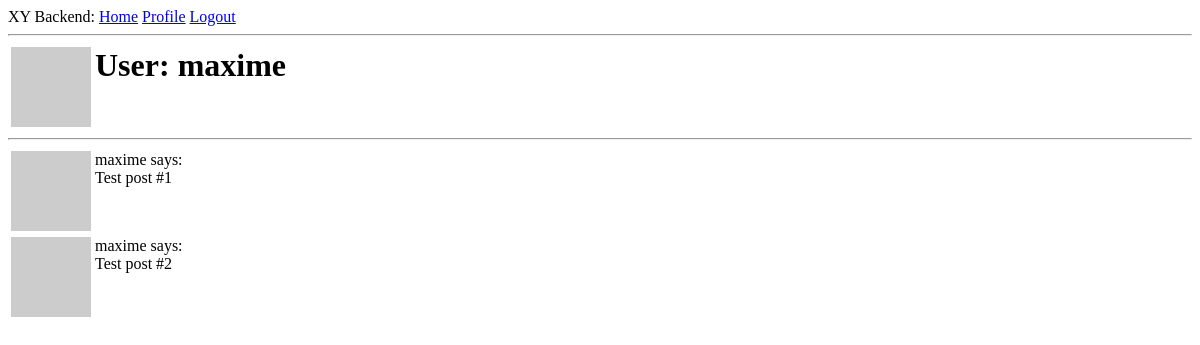
The page /user/maxime (signed in) on the database as committed earlier.
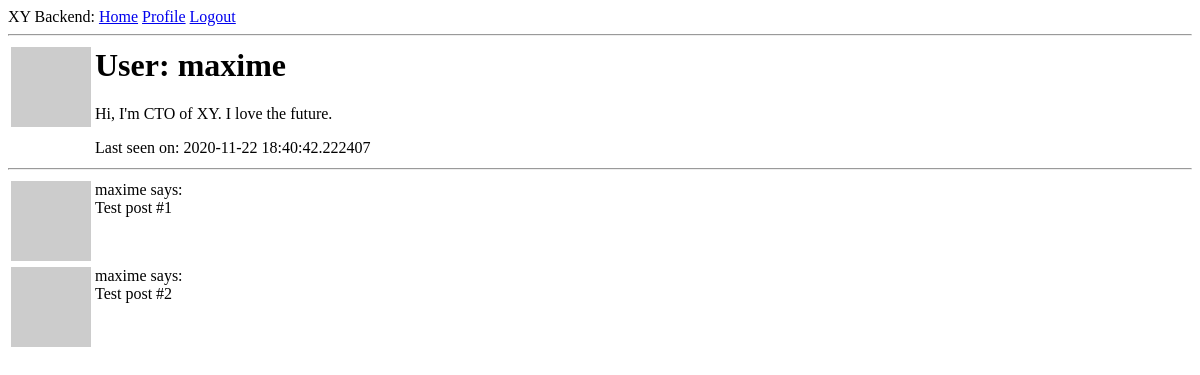
The same page on the database as committed later.
### app/models.py (models this page shows, shortened)
class User(UserMixin, db.Model):
    id = db.Column(db.Integer, primary_key=True)
    username = db.Column(db.String(64), index=True, unique=True)
    email = db.Column(db.String(120), index=True, unique=True)
    password_hash = db.Column(db.String(128))
    posts = db.relationship('Post', backref='author', lazy='dynamic')
    about_me = db.Column(db.String(140))
    last_seen = db.Column(db.DateTime, default=datetime.utcnow)
    def avatar(self, size):
        digest = md5(self.email.lower().encode('utf-8')).hexdigest()
        return 'https://www.gravatar.com/avatar/{}?d=identicon&s={}'.format(
            digest, size)

### app/routes.py (the view)
@app.route('/user/<username>')
@login_required
def user(username):
    user = User.query.filter_by(username=username).first_or_404()
    posts = [
        {'author': user, 'body': 'Test post #1'},
        {'author': user, 'body': 'Test post #2'}
    ]
    return render_template('user.html', user=user, posts=posts)

### app/models.py (called while the page is built)
@login.user_loader
def load_user(id):
    return User.query.get(int(id))

### app/routes.py (called while the page is built)
@app.before_request
def before_request():
    if current_user.is_authenticated:
        current_user.last_seen = datetime.utcnow()
        db.session.commit()

### app/templates/user.html (shortened to what this page needs)
{% extends "base.html" %}
{% block content %}
    <table>
        <tr valign="top">
            <td><img src="{{ user.avatar(128) }}"></td>
            <td>
                <h1>User: {{ user.username }}</h1>
                {% if user.about_me %}<p>{{ user.about_me }}</p>{% endif %}
                {% if user.last_seen %}<p>Last seen on: {{ user.last_seen }}</p>{% endif %}
            </td>
        </tr>
    </table>
    <hr>
    {% for post in posts %}
        {% include '_post.html' %}
    {% endfor %}
{% endblock %}

### app/templates/_post.html
<table>
    <tr valign="top">
        <td><img src="{{ post.author.avatar(36) }}"></td>
        <td>{{ post.author.username }} says:<br>{{ post.body }}</td>
    </tr>
</table>

Rows that differ between the two databases and show on the page:
changed User "maxime": about_me (not shown) → "Hi, I'm CTO of XY. I love the future."; last_seen (not shown) → "2020-11-22 18:40:42.222407"
Other text that changed with them:
text now shown: "Last seen on:"
